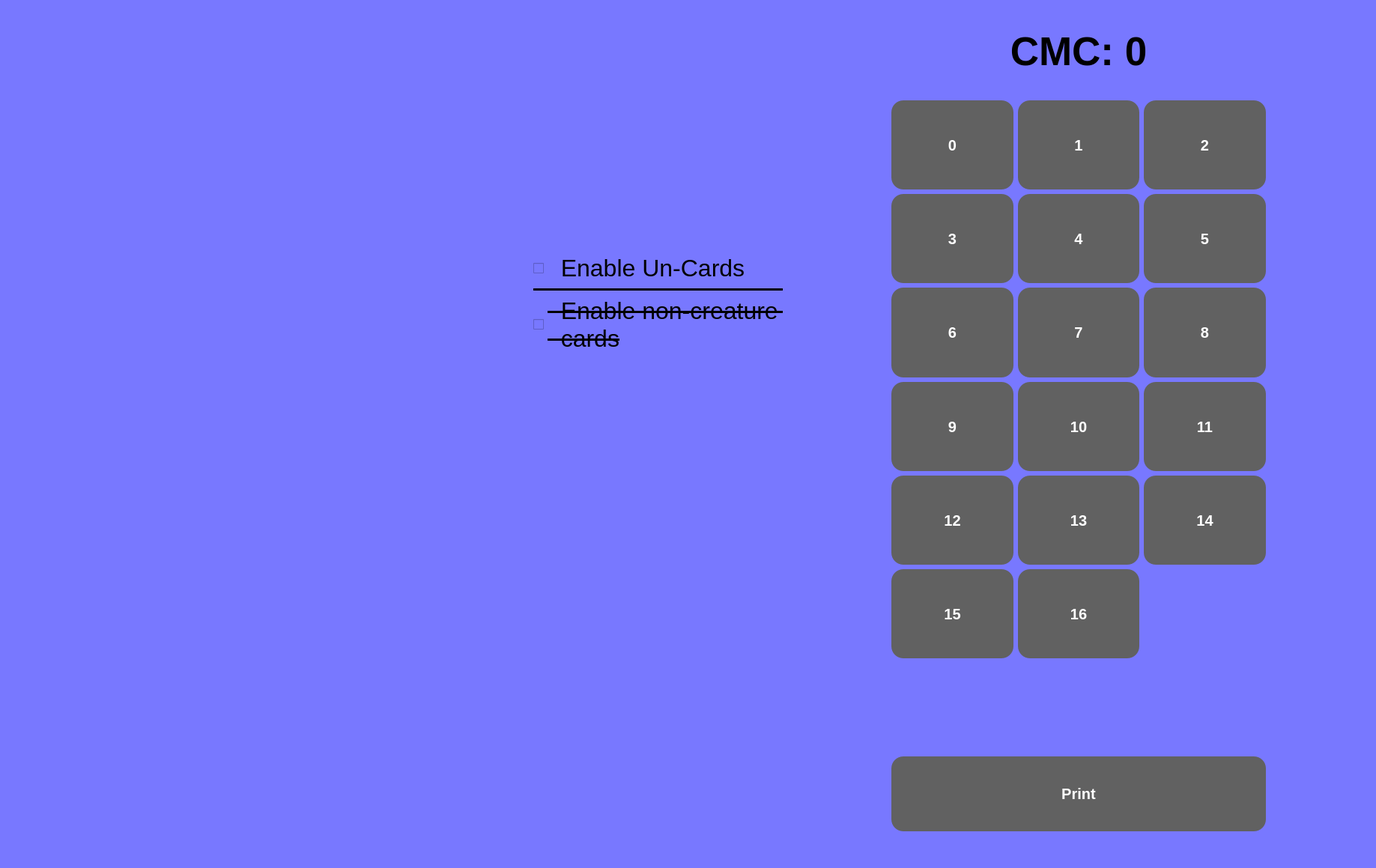
<?xml version="1.0" encoding="UTF-8"?>
<ui version="4.0">
 <class>MainWindow</class>
 <widget class="QMainWindow" name="MainWindow">
  <property name="geometry">
   <rect>
    <x>0</x>
    <y>0</y>
    <width>1837</width>
    <height>1159</height>
   </rect>
  </property>
  <property name="windowTitle">
   <string>MainWindow</string>
  </property>
  <property name="styleSheet">
   <string notr="true">QWidget {
	background-color: rgb(120, 120, 255);
}
QPushButton {
	border: none;
	border-radius: 16px;
	color:  black;
	background-color: rgb(97, 97, 97);
	font-size: 20px;
	font-weight: bold;
	color: white;
}
QPushButton:pressed {
	background-color:rgb(50,50,50);
}</string>
  </property>
  <widget class="QWidget" name="centralwidget">
   <layout class="QHBoxLayout" name="horizontalLayout_2">
    <item>
     <spacer name="horizontalSpacer_5">
      <property name="orientation">
       <enum>Qt::Orientation::Horizontal</enum>
      </property>
      <property name="sizeHint" stdset="0">
       <size>
        <width>40</width>
        <height>20</height>
       </size>
      </property>
     </spacer>
    </item>
    <item>
     <layout class="QVBoxLayout" name="verticalLayout_2">
      <item>
       <widget class="QLabel" name="card_display">
        <property name="minimumSize">
         <size>
          <width>500</width>
          <height>1000</height>
         </size>
        </property>
        <property name="frameShape">
         <enum>QFrame::Shape::NoFrame</enum>
        </property>
        <property name="text">
         <string/>
        </property>
        <property name="pixmap">
         <pixmap>Magic_card_back.png</pixmap>
        </property>
        <property name="scaledContents">
         <bool>false</bool>
        </property>
        <property name="alignment">
         <set>Qt::AlignmentFlag::AlignCenter</set>
        </property>
       </widget>
      </item>
     </layout>
    </item>
    <item>
     <spacer name="horizontalSpacer">
      <property name="orientation">
       <enum>Qt::Orientation::Horizontal</enum>
      </property>
      <property name="sizeHint" stdset="0">
       <size>
        <width>40</width>
        <height>20</height>
       </size>
      </property>
     </spacer>
    </item>
    <item>
     <layout class="QGridLayout" name="gridLayout_2">
      <item row="6" column="0">
       <spacer name="verticalSpacer">
        <property name="orientation">
         <enum>Qt::Orientation::Vertical</enum>
        </property>
        <property name="sizeHint" stdset="0">
         <size>
          <width>20</width>
          <height>40</height>
         </size>
        </property>
       </spacer>
      </item>
      <item row="1" column="0">
       <widget class="QCheckBox" name="check_un">
        <property name="font">
         <font>
          <pointsize>24</pointsize>
          <strikeout>false</strikeout>
         </font>
        </property>
        <property name="autoFillBackground">
         <bool>false</bool>
        </property>
        <property name="text">
         <string>  Enable Un-Cards</string>
        </property>
        <property name="iconSize">
         <size>
          <width>30</width>
          <height>30</height>
         </size>
        </property>
        <property name="tristate">
         <bool>false</bool>
        </property>
       </widget>
      </item>
      <item row="4" column="0">
       <spacer name="verticalSpacer_4">
        <property name="orientation">
         <enum>Qt::Orientation::Vertical</enum>
        </property>
        <property name="sizeHint" stdset="0">
         <size>
          <width>20</width>
          <height>40</height>
         </size>
        </property>
       </spacer>
      </item>
      <item row="5" column="0">
       <widget class="QLabel" name="momir_icon">
        <property name="text">
         <string/>
        </property>
        <property name="pixmap">
         <pixmap>Momir_Vig.png</pixmap>
        </property>
       </widget>
      </item>
      <item row="2" column="0">
       <widget class="Line" name="line">
        <property name="autoFillBackground">
         <bool>false</bool>
        </property>
        <property name="frameShadow">
         <enum>QFrame::Shadow::Plain</enum>
        </property>
        <property name="lineWidth">
         <number>200</number>
        </property>
        <property name="midLineWidth">
         <number>200</number>
        </property>
        <property name="orientation">
         <enum>Qt::Orientation::Horizontal</enum>
        </property>
       </widget>
      </item>
      <item row="0" column="0">
       <spacer name="verticalSpacer_2">
        <property name="orientation">
         <enum>Qt::Orientation::Vertical</enum>
        </property>
        <property name="sizeHint" stdset="0">
         <size>
          <width>20</width>
          <height>40</height>
         </size>
        </property>
       </spacer>
      </item>
      <item row="3" column="0">
       <widget class="QCheckBox" name="check_noncreature">
        <property name="font">
         <font>
          <pointsize>24</pointsize>
          <strikeout>true</strikeout>
         </font>
        </property>
        <property name="text">
         <string>  Enable non-creature 
  cards</string>
        </property>
        <property name="iconSize">
         <size>
          <width>30</width>
          <height>30</height>
         </size>
        </property>
       </widget>
      </item>
     </layout>
    </item>
    <item>
     <spacer name="horizontalSpacer_2">
      <property name="orientation">
       <enum>Qt::Orientation::Horizontal</enum>
      </property>
      <property name="sizeHint" stdset="0">
       <size>
        <width>40</width>
        <height>20</height>
       </size>
      </property>
     </spacer>
    </item>
    <item>
     <layout class="QVBoxLayout" name="verticalLayout">
      <item>
       <layout class="QGridLayout" name="gridLayout">
        <property name="sizeConstraint">
         <enum>QLayout::SizeConstraint::SetMinAndMaxSize</enum>
        </property>
        <property name="leftMargin">
         <number>40</number>
        </property>
        <property name="topMargin">
         <number>0</number>
        </property>
        <property name="rightMargin">
         <number>40</number>
        </property>
        <property name="bottomMargin">
         <number>40</number>
        </property>
        <item row="7" column="3">
         <widget class="QPushButton" name="button_14">
          <property name="sizePolicy">
           <sizepolicy hsizetype="Maximum" vsizetype="Maximum">
            <horstretch>0</horstretch>
            <verstretch>0</verstretch>
           </sizepolicy>
          </property>
          <property name="minimumSize">
           <size>
            <width>100</width>
            <height>100</height>
           </size>
          </property>
          <property name="maximumSize">
           <size>
            <width>5000</width>
            <height>5000</height>
           </size>
          </property>
          <property name="text">
           <string>14</string>
          </property>
         </widget>
        </item>
        <item row="4" column="3">
         <widget class="QPushButton" name="button_8">
          <property name="sizePolicy">
           <sizepolicy hsizetype="Maximum" vsizetype="Maximum">
            <horstretch>0</horstretch>
            <verstretch>0</verstretch>
           </sizepolicy>
          </property>
          <property name="minimumSize">
           <size>
            <width>100</width>
            <height>100</height>
           </size>
          </property>
          <property name="maximumSize">
           <size>
            <width>5000</width>
            <height>5000</height>
           </size>
          </property>
          <property name="text">
           <string>8</string>
          </property>
         </widget>
        </item>
        <item row="4" column="2">
         <widget class="QPushButton" name="button_7">
          <property name="sizePolicy">
           <sizepolicy hsizetype="Maximum" vsizetype="Maximum">
            <horstretch>0</horstretch>
            <verstretch>0</verstretch>
           </sizepolicy>
          </property>
          <property name="minimumSize">
           <size>
            <width>100</width>
            <height>100</height>
           </size>
          </property>
          <property name="maximumSize">
           <size>
            <width>5000</width>
            <height>5000</height>
           </size>
          </property>
          <property name="text">
           <string>7</string>
          </property>
         </widget>
        </item>
        <item row="4" column="1">
         <widget class="QPushButton" name="button_6">
          <property name="sizePolicy">
           <sizepolicy hsizetype="Maximum" vsizetype="Maximum">
            <horstretch>0</horstretch>
            <verstretch>0</verstretch>
           </sizepolicy>
          </property>
          <property name="minimumSize">
           <size>
            <width>100</width>
            <height>100</height>
           </size>
          </property>
          <property name="maximumSize">
           <size>
            <width>5000</width>
            <height>5000</height>
           </size>
          </property>
          <property name="text">
           <string>6</string>
          </property>
         </widget>
        </item>
        <item row="5" column="3">
         <widget class="QPushButton" name="button_11">
          <property name="sizePolicy">
           <sizepolicy hsizetype="Maximum" vsizetype="Maximum">
            <horstretch>0</horstretch>
            <verstretch>0</verstretch>
           </sizepolicy>
          </property>
          <property name="minimumSize">
           <size>
            <width>100</width>
            <height>100</height>
           </size>
          </property>
          <property name="maximumSize">
           <size>
            <width>5000</width>
            <height>5000</height>
           </size>
          </property>
          <property name="text">
           <string>11</string>
          </property>
         </widget>
        </item>
        <item row="3" column="1">
         <widget class="QPushButton" name="button_3">
          <property name="sizePolicy">
           <sizepolicy hsizetype="Maximum" vsizetype="Maximum">
            <horstretch>0</horstretch>
            <verstretch>0</verstretch>
           </sizepolicy>
          </property>
          <property name="minimumSize">
           <size>
            <width>100</width>
            <height>100</height>
           </size>
          </property>
          <property name="maximumSize">
           <size>
            <width>5000</width>
            <height>5000</height>
           </size>
          </property>
          <property name="text">
           <string>3</string>
          </property>
          <property name="flat">
           <bool>false</bool>
          </property>
         </widget>
        </item>
        <item row="1" column="3">
         <widget class="QPushButton" name="button_2">
          <property name="sizePolicy">
           <sizepolicy hsizetype="Maximum" vsizetype="Maximum">
            <horstretch>0</horstretch>
            <verstretch>0</verstretch>
           </sizepolicy>
          </property>
          <property name="minimumSize">
           <size>
            <width>100</width>
            <height>100</height>
           </size>
          </property>
          <property name="maximumSize">
           <size>
            <width>5000</width>
            <height>5000</height>
           </size>
          </property>
          <property name="text">
           <string>2</string>
          </property>
         </widget>
        </item>
        <item row="3" column="3">
         <widget class="QPushButton" name="button_5">
          <property name="sizePolicy">
           <sizepolicy hsizetype="Maximum" vsizetype="Maximum">
            <horstretch>0</horstretch>
            <verstretch>0</verstretch>
           </sizepolicy>
          </property>
          <property name="minimumSize">
           <size>
            <width>100</width>
            <height>100</height>
           </size>
          </property>
          <property name="maximumSize">
           <size>
            <width>5000</width>
            <height>5000</height>
           </size>
          </property>
          <property name="text">
           <string>5</string>
          </property>
         </widget>
        </item>
        <item row="7" column="1">
         <widget class="QPushButton" name="button_12">
          <property name="sizePolicy">
           <sizepolicy hsizetype="Maximum" vsizetype="Maximum">
            <horstretch>0</horstretch>
            <verstretch>0</verstretch>
           </sizepolicy>
          </property>
          <property name="minimumSize">
           <size>
            <width>100</width>
            <height>100</height>
           </size>
          </property>
          <property name="maximumSize">
           <size>
            <width>5000</width>
            <height>5000</height>
           </size>
          </property>
          <property name="text">
           <string>12</string>
          </property>
         </widget>
        </item>
        <item row="1" column="2">
         <widget class="QPushButton" name="button_1">
          <property name="sizePolicy">
           <sizepolicy hsizetype="Maximum" vsizetype="Maximum">
            <horstretch>0</horstretch>
            <verstretch>0</verstretch>
           </sizepolicy>
          </property>
          <property name="minimumSize">
           <size>
            <width>100</width>
            <height>100</height>
           </size>
          </property>
          <property name="maximumSize">
           <size>
            <width>5000</width>
            <height>5000</height>
           </size>
          </property>
          <property name="text">
           <string>1</string>
          </property>
         </widget>
        </item>
        <item row="10" column="1" colspan="3">
         <widget class="QPushButton" name="button_print">
          <property name="minimumSize">
           <size>
            <width>500</width>
            <height>100</height>
           </size>
          </property>
          <property name="text">
           <string>Print</string>
          </property>
         </widget>
        </item>
        <item row="8" column="1">
         <widget class="QPushButton" name="button_15">
          <property name="sizePolicy">
           <sizepolicy hsizetype="Maximum" vsizetype="Maximum">
            <horstretch>0</horstretch>
            <verstretch>0</verstretch>
           </sizepolicy>
          </property>
          <property name="minimumSize">
           <size>
            <width>100</width>
            <height>100</height>
           </size>
          </property>
          <property name="maximumSize">
           <size>
            <width>5000</width>
            <height>5000</height>
           </size>
          </property>
          <property name="styleSheet">
           <string notr="true"/>
          </property>
          <property name="text">
           <string>15</string>
          </property>
         </widget>
        </item>
        <item row="1" column="1">
         <widget class="QPushButton" name="button_0">
          <property name="sizePolicy">
           <sizepolicy hsizetype="Maximum" vsizetype="Maximum">
            <horstretch>0</horstretch>
            <verstretch>0</verstretch>
           </sizepolicy>
          </property>
          <property name="minimumSize">
           <size>
            <width>100</width>
            <height>100</height>
           </size>
          </property>
          <property name="maximumSize">
           <size>
            <width>5000</width>
            <height>5000</height>
           </size>
          </property>
          <property name="autoFillBackground">
           <bool>false</bool>
          </property>
          <property name="text">
           <string>0</string>
          </property>
         </widget>
        </item>
        <item row="3" column="2">
         <widget class="QPushButton" name="button_4">
          <property name="sizePolicy">
           <sizepolicy hsizetype="Maximum" vsizetype="Maximum">
            <horstretch>0</horstretch>
            <verstretch>0</verstretch>
           </sizepolicy>
          </property>
          <property name="minimumSize">
           <size>
            <width>100</width>
            <height>100</height>
           </size>
          </property>
          <property name="maximumSize">
           <size>
            <width>5000</width>
            <height>5000</height>
           </size>
          </property>
          <property name="text">
           <string>4</string>
          </property>
         </widget>
        </item>
        <item row="0" column="1" colspan="3">
         <widget class="QLabel" name="cmc_label">
          <property name="font">
           <font>
            <pointsize>40</pointsize>
            <bold>true</bold>
           </font>
          </property>
          <property name="text">
           <string>CMC: 0</string>
          </property>
          <property name="alignment">
           <set>Qt::AlignmentFlag::AlignCenter</set>
          </property>
         </widget>
        </item>
        <item row="8" column="2">
         <widget class="QPushButton" name="button_16">
          <property name="sizePolicy">
           <sizepolicy hsizetype="Maximum" vsizetype="Maximum">
            <horstretch>0</horstretch>
            <verstretch>0</verstretch>
           </sizepolicy>
          </property>
          <property name="minimumSize">
           <size>
            <width>100</width>
            <height>100</height>
           </size>
          </property>
          <property name="maximumSize">
           <size>
            <width>5000</width>
            <height>5000</height>
           </size>
          </property>
          <property name="text">
           <string>16</string>
          </property>
         </widget>
        </item>
        <item row="5" column="1">
         <widget class="QPushButton" name="button_9">
          <property name="sizePolicy">
           <sizepolicy hsizetype="Maximum" vsizetype="Maximum">
            <horstretch>0</horstretch>
            <verstretch>0</verstretch>
           </sizepolicy>
          </property>
          <property name="minimumSize">
           <size>
            <width>100</width>
            <height>100</height>
           </size>
          </property>
          <property name="maximumSize">
           <size>
            <width>5000</width>
            <height>5000</height>
           </size>
          </property>
          <property name="text">
           <string>9</string>
          </property>
         </widget>
        </item>
        <item row="5" column="2">
         <widget class="QPushButton" name="button_10">
          <property name="sizePolicy">
           <sizepolicy hsizetype="Maximum" vsizetype="Maximum">
            <horstretch>0</horstretch>
            <verstretch>0</verstretch>
           </sizepolicy>
          </property>
          <property name="minimumSize">
           <size>
            <width>100</width>
            <height>100</height>
           </size>
          </property>
          <property name="maximumSize">
           <size>
            <width>5000</width>
            <height>5000</height>
           </size>
          </property>
          <property name="font">
           <font>
            <family>Segoe UI</family>
            <pointsize>-1</pointsize>
            <italic>false</italic>
            <bold>true</bold>
            <strikeout>false</strikeout>
           </font>
          </property>
          <property name="text">
           <string>10</string>
          </property>
         </widget>
        </item>
        <item row="7" column="2">
         <widget class="QPushButton" name="button_13">
          <property name="sizePolicy">
           <sizepolicy hsizetype="Maximum" vsizetype="Maximum">
            <horstretch>0</horstretch>
            <verstretch>0</verstretch>
           </sizepolicy>
          </property>
          <property name="minimumSize">
           <size>
            <width>100</width>
            <height>100</height>
           </size>
          </property>
          <property name="maximumSize">
           <size>
            <width>5000</width>
            <height>5000</height>
           </size>
          </property>
          <property name="text">
           <string>13</string>
          </property>
         </widget>
        </item>
        <item row="9" column="1">
         <widget class="QLabel" name="label_3">
          <property name="text">
           <string/>
          </property>
         </widget>
        </item>
       </layout>
      </item>
     </layout>
    </item>
    <item>
     <spacer name="horizontalSpacer_6">
      <property name="orientation">
       <enum>Qt::Orientation::Horizontal</enum>
      </property>
      <property name="sizeHint" stdset="0">
       <size>
        <width>40</width>
        <height>20</height>
       </size>
      </property>
     </spacer>
    </item>
   </layout>
  </widget>
  <widget class="QMenuBar" name="menubar">
   <property name="geometry">
    <rect>
     <x>0</x>
     <y>0</y>
     <width>1837</width>
     <height>22</height>
    </rect>
   </property>
  </widget>
 </widget>
 <resources/>
 <connections/>
</ui>
